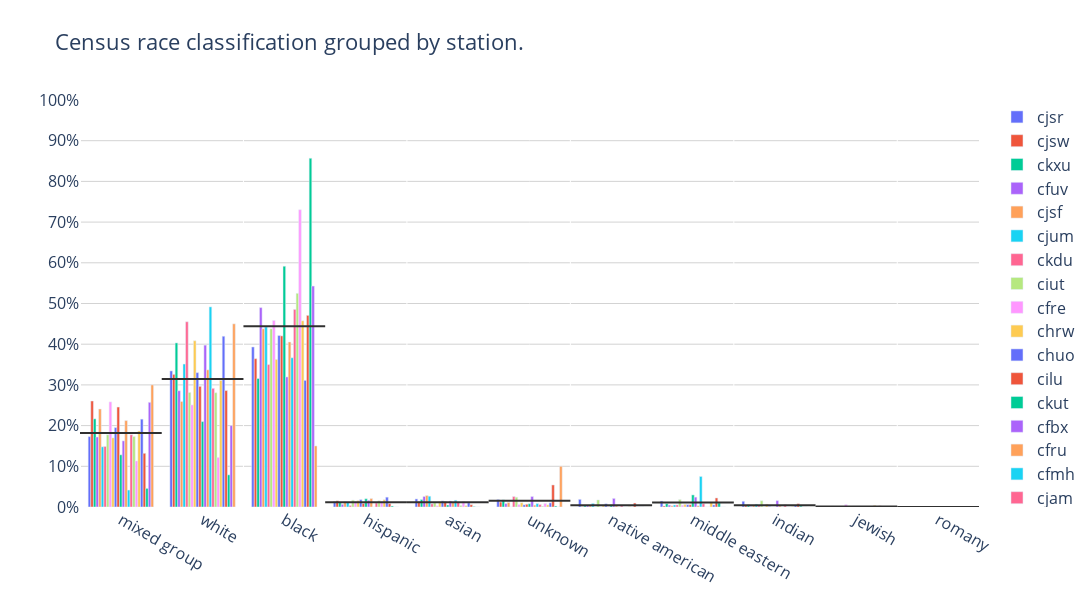

The cell this chart's notebook holds for it:
### Code cell
chart_grouped_categorical_comparison(df['station'], df['census_race_classification'], color_dict=COLOR_DICT, chart_width = 2000)

### Figure 1 — Plotly figure (JSON) as saved in the notebook; plotly's stock layout.template omitted (floating-point values rounded to 4 significant figures)
{"data": [{"name": "cjsr", "type": "bar", "x": ["mixed group", "white", "black", "hispanic", "asian", "unknown", "native american", "middle eastern", "indian", "jewish", "romany"], "y": [0.1729, 0.3344, 0.3932, 0.01354, 0.01979, 0.01823, 0.01875, 0.01458, 0.01406, 0.0005208, 0]}, {"name": "cjsw", "type": "bar", "x": ["mixed group", "white", "black", "hispanic", "asian", "unknown", "native american", "middle eastern", "indian", "jewish", "romany"], "y": [0.2604, 0.3259, 0.3645, 0.01523, 0.0132, 0.01218, 0.001015, 0.002538, 0.004569, 0.0005076, 0]}, {"name": "ckxu", "type": "bar", "x": ["mixed group", "white", "black", "hispanic", "asian", "unknown", "native american", "middle eastern", "indian", "jewish", "romany"], "y": [0.2166, 0.4031, 0.3157, 0.01076, 0.01839, 0.01749, 0.004036, 0.008072, 0.005381, 0.0004484, 0]}, {"name": "cfuv", "type": "bar", "x": ["mixed group", "white", "black", "hispanic", "asian", "unknown", "native american", "middle eastern", "indian", "jewish", "romany"], "y": [0.1719, 0.2856, 0.4899, 0.006576, 0.02583, 0.008455, 0.003758, 0.004697, 0.001409, 0.001879, 0]}, {"name": "cjsf", "type": "bar", "x": ["mixed group", "white", "black", "hispanic", "asian", "unknown", "native american", "middle eastern", "indian", "jewish", "romany"], "y": [0.2407, 0.2593, 0.4378, 0.01259, 0.02815, 0.01111, 0.003704, 0.002963, 0.003704, 0, 0]}, {"name": "cjum", "type": "bar", "x": ["mixed group", "white", "black", "hispanic", "asian", "unknown", "native american", "middle eastern", "indian", "jewish", "romany"], "y": [0.1479, 0.3513, 0.4424, 0.01134, 0.02647, 0, 0.008824, 0.005042, 0.006723, 0, 0]}, {"name": "ckdu", "type": "bar", "x": ["mixed group", "white", "black", "hispanic", "asian", "unknown", "native american", "middle eastern", "indian", "jewish", "romany"], "y": [0.1487, 0.4551, 0.35, 0.003846, 0.007692, 0.02564, 0, 0.005128, 0.003846, 0, 0]}, {"name": "ciut", "type": "bar", "x": ["mixed group", "white", "black", "hispanic", "asian", "unknown", "native american", "middle eastern", "indian", "jewish", "romany"], "y": [0.1775, 0.2814, 0.4377, 0.01684, 0.0101, 0.02405, 0.01732, 0.01828, 0.01539, 0, 0.001443]}, {"name": "cfre", "type": "bar", "x": ["mixed group", "white", "black", "hispanic", "asian", "unknown", "native american", "middle eastern", "indian", "jewish", "romany"], "y": [0.2582, 0.2507, 0.4582, 0.01343, 0.002985, 0.00597, 0, 0.004478, 0, 0.00597, 0]}, {"name": "chrw", "type": "bar", "x": ["mixed group", "white", "black", "hispanic", "asian", "unknown", "native american", "middle eastern", "indian", "jewish", "romany"], "y": [0.1698, 0.4085, 0.3625, 0.01573, 0.0129, 0.01048, 0.004839, 0.006452, 0.006855, 0.002016, 0]}, {"name": "chuo", "type": "bar", "x": ["mixed group", "white", "black", "hispanic", "asian", "unknown", "native american", "middle eastern", "indian", "jewish", "romany"], "y": [0.1951, 0.3301, 0.4212, 0.01814, 0.01504, 0.00531, 0.007965, 0.005752, 0.001327, 0, 0]}, {"name": "cilu", "type": "bar", "x": ["mixed group", "white", "black", "hispanic", "asian", "unknown", "native american", "middle eastern", "indian", "jewish", "romany"], "y": [0.2456, 0.2964, 0.4204, 0.0088, 0.0136, 0.0068, 0.0008, 0.0056, 0, 0.002, 0]}, {"name": "ckut", "type": "bar", "x": ["mixed group", "white", "black", "hispanic", "asian", "unknown", "native american", "middle eastern", "indian", "jewish", "romany"], "y": [0.1282, 0.2099, 0.5916, 0.0203, 0.00495, 0.007921, 0.005446, 0.0297, 0, 0.00198, 0]}, {"name": "cfbx", "type": "bar", "x": ["mixed group", "white", "black", "hispanic", "asian", "unknown", "native american", "middle eastern", "indian", "jewish", "romany"], "y": [0.1625, 0.3977, 0.3195, 0.01641, 0.01484, 0.02578, 0.02109, 0.02422, 0.01562, 0.002344, 0]}, {"name": "cfru", "type": "bar", "x": ["mixed group", "white", "black", "hispanic", "asian", "unknown", "native american", "middle eastern", "indian", "jewish", "romany"], "y": [0.2123, 0.3369, 0.4054, 0.02077, 0.01077, 0.004615, 0.003077, 0.003077, 0.003077, 0, 0]}, {"name": "cfmh", "type": "bar", "x": ["mixed group", "white", "black", "hispanic", "asian", "unknown", "native american", "middle eastern", "indian", "jewish", "romany"], "y": [0.04167, 0.4917, 0.3667, 0, 0.01667, 0.008333, 0, 0.075, 0, 0, 0]}, {"name": "cjam", "type": "bar", "x": ["mixed group", "white", "black", "hispanic", "asian", "unknown", "native american", "middle eastern", "indian", "jewish", "romany"], "y": [0.1775, 0.2915, 0.4854, 0.009859, 0.01221, 0.006103, 0.003286, 0.007981, 0.005634, 0.0004695, 0]}, {"name": "chsr", "type": "bar", "x": ["mixed group", "white", "black", "hispanic", "asian", "unknown", "native american", "middle eastern", "indian", "jewish", "romany"], "y": [0.1731, 0.2808, 0.525, 0.01538, 0.003846, 0.001923, 0, 0, 0, 0, 0]}, {"name": "chry", "type": "bar", "x": ["mixed group", "white", "black", "hispanic", "asian", "unknown", "native american", "middle eastern", "indian", "jewish", "romany"], "y": [0.113, 0.1217, 0.7304, 0.01304, 0.01304, 0.008696, 0, 0, 0, 0, 0]}, {"name": "cjlo", "type": "bar", "x": ["mixed group", "white", "black", "hispanic", "asian", "unknown", "native american", "middle eastern", "indian", "jewish", "romany"], "y": [0.1868, 0.3109, 0.4575, 0.01782, 0.003448, 0.005172, 0.001149, 0.01207, 0.001149, 0.004023, 0]}, {"name": "chyz", "type": "bar", "x": ["mixed group", "white", "black", "hispanic", "asian", "unknown", "native american", "middle eastern", "indian", "jewish", "romany"], "y": [0.2158, 0.4195, 0.3112, 0.02419, 0.01023, 0.01023, 0, 0.005116, 0.003721, 0, 0]}, {"name": "chly", "type": "bar", "x": ["mixed group", "white", "black", "hispanic", "asian", "unknown", "native american", "middle eastern", "indian", "jewish", "romany"], "y": [0.1319, 0.2861, 0.4708, 0.008333, 0.005556, 0.05417, 0.009722, 0.02222, 0.008333, 0.002778, 0]}, {"name": "cscr", "type": "bar", "x": ["mixed group", "white", "black", "hispanic", "asian", "unknown", "native american", "middle eastern", "indian", "jewish", "romany"], "y": [0.04568, 0.07901, 0.8568, 0.002469, 0.001235, 0.002469, 0, 0.009877, 0.002469, 0, 0]}, {"name": "cism", "type": "bar", "x": ["mixed group", "white", "black", "hispanic", "asian", "unknown", "native american", "middle eastern", "indian", "jewish", "romany"], "y": [0.2571, 0.2, 0.5429, 0, 0, 0, 0, 0, 0, 0, 0]}, {"name": "cick", "type": "bar", "x": ["mixed group", "white", "black", "hispanic", "asian", "unknown", "native american", "middle eastern", "indian", "jewish", "romany"], "y": [0.3, 0.45, 0.15, 0, 0, 0.1, 0, 0, 0, 0, 0]}, {"marker": {"color": "#303030"}, "mode": "lines", "name": "mixed group_average", "showlegend": false, "type": "scatter", "x": [0, 1], "xaxis": "x2", "y": [0.182, 0.182]}, {"marker": {"color": "#303030"}, "mode": "lines", "name": "white_average", "showlegend": false, "type": "scatter", "x": [1, 2], "xaxis": "x2", "y": [0.3143, 0.3143]}, {"marker": {"color": "#303030"}, "mode": "lines", "name": "black_average", "showlegend": false, "type": "scatter", "x": [2, 3], "xaxis": "x2", "y": [0.4443, 0.4443]}, {"marker": {"color": "#303030"}, "mode": "lines", "name": "hispanic_average", "showlegend": false, "type": "scatter", "x": [3, 4], "xaxis": "x2", "y": [0.01182, 0.01182]}, {"marker": {"color": "#303030"}, "mode": "lines", "name": "asian_average", "showlegend": false, "type": "scatter", "x": [4, 5], "xaxis": "x2", "y": [0.01164, 0.01164]}, {"marker": {"color": "#303030"}, "mode": "lines", "name": "unknown_average", "showlegend": false, "type": "scatter", "x": [5, 6], "xaxis": "x2", "y": [0.01525, 0.01525]}, {"marker": {"color": "#303030"}, "mode": "lines", "name": "native american_average", "showlegend": false, "type": "scatter", "x": [6, 7], "xaxis": "x2", "y": [0.004591, 0.004591]}, {"marker": {"color": "#303030"}, "mode": "lines", "name": "middle eastern_average", "showlegend": false, "type": "scatter", "x": [7, 8], "xaxis": "x2", "y": [0.01091, 0.01091]}, {"marker": {"color": "#303030"}, "mode": "lines", "name": "indian_average", "showlegend": false, "type": "scatter", "x": [8, 9], "xaxis": "x2", "y": [0.004131, 0.004131]}, {"marker": {"color": "#303030"}, "mode": "lines", "name": "jewish_average", "showlegend": false, "type": "scatter", "x": [9, 10], "xaxis": "x2", "y": [0.0009974, 0.0009974]}, {"marker": {"color": "#303030"}, "mode": "lines", "name": "romany_average", "showlegend": false, "type": "scatter", "x": [10, 11], "xaxis": "x2", "y": [5.772e-05, 5.772e-05]}], "layout": {"barmode": "group", "font": {"size": 16}, "height": 600, "plot_bgcolor": "white", "title": {"text": "Census race classification grouped by station."}, "width": 2000, "xaxis2": {"overlaying": "x", "range": [0, 11], "showticklabels": false}, "yaxis": {"dtick": 0.1, "gridcolor": "lightgray", "range": [0, 1], "tickformat": ".0%"}}}
